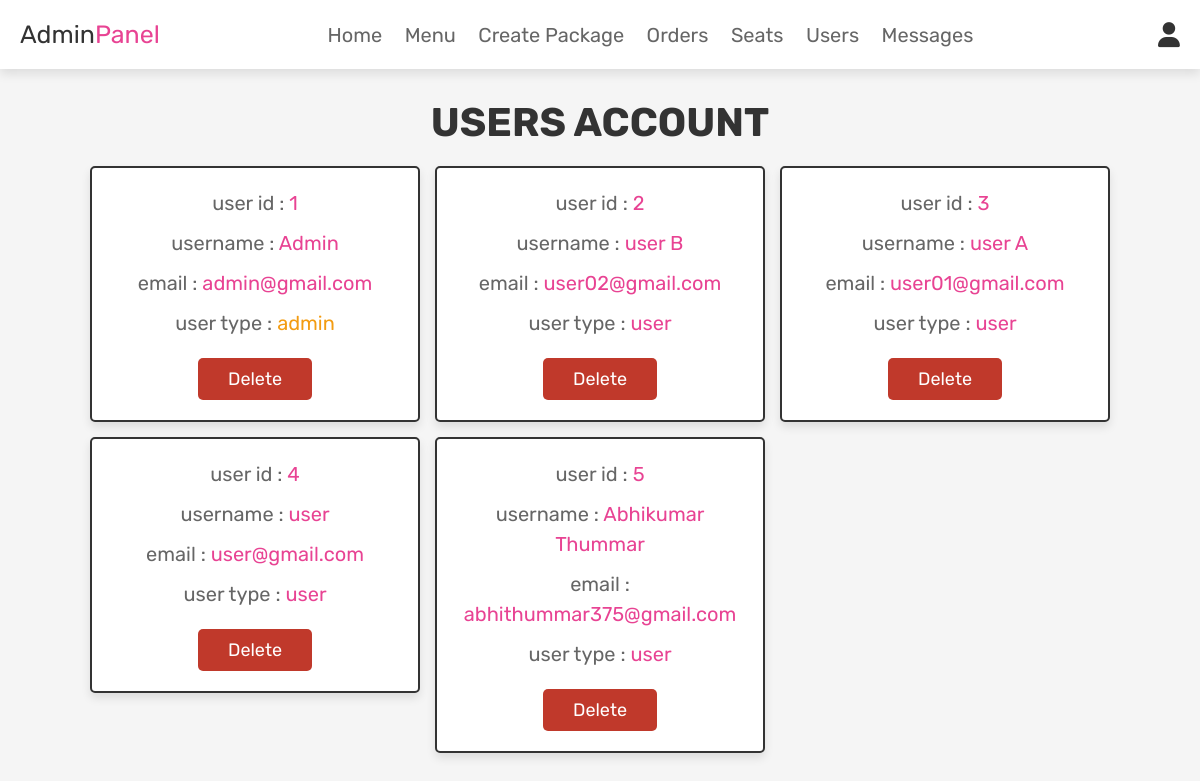
/admin_users.php (signed in), run on the app's committed database.
### tables this page shows
CREATE TABLE `users` (
  `id` int(100) NOT NULL,
  `name` varchar(100) NOT NULL,
  `email` varchar(100) NOT NULL,
  `password` varchar(100) NOT NULL,
  `user_type` varchar(20) NOT NULL DEFAULT 'user'
);

### admin_users.php (the view, shortened to what this page needs)
<?php
@include 'config.php';
?>
<!DOCTYPE html>
<html lang="en">
<head>
   <link rel="stylesheet" href="https://cdnjs.cloudflare.com/ajax/libs/font-awesome/6.0.0/css/all.min.css">
   <link rel="stylesheet" href="css/admin_style.css">
</head>
<body>
<?php @include 'admin_header.php'; ?>
<section class="users">
   <h1 class="title">users account</h1>
   <div class="box-container">
      <?php
         $select_users = mysqli_query($conn, "SELECT * FROM `users`") or die('query failed');
         if(mysqli_num_rows($select_users) > 0){
            while($fetch_users = mysqli_fetch_assoc($select_users)){
      ?>
      <div class="box">
         <p>user id : <span><?php echo $fetch_users['id']; ?></span></p>
         <p>username : <span><?php echo $fetch_users['name']; ?></span></p>
         <p>email : <span><?php echo $fetch_users['email']; ?></span></p>
         <p>user type : <span style="color:<?php if($fetch_users['user_type'] == 'admin'){ echo 'var(--orange)'; }; ?>"><?php echo $fetch_users['user_type']; ?></span></p>
         <a href="admin_users.php?delete=<?php echo $fetch_users['id']; ?>" onclick="return confirm('delete this user?');" class="delete-btn">delete</a>
      </div>
      <?php
         }
      }
      ?>
   </div>
</section>
</body>
</html>

### admin_style.css (style rules this page uses)
:root { --pink:#e84393; --red:#c0392b; --orange:#f39c12; --black:#333; --white:#fff; --light-color:#666; --light-white:#ccc; --light-bg:#f5f5f5; --border:.2rem solid var(--black); --box-shadow:0 .5rem 1rem rgba(0,0,0,.1); }
* { font-family: 'Rubik', sans-serif; margin:0; padding:0; box-sizing: border-box; outline: none; border:none; text-decoration: none; transition:all .2s linear; }
html { font-size: 62.5%; overflow-x: hidden; scroll-behavior: smooth; scroll-padding-top: 6.5rem; }
body { background: var(--light-bg); }
section { padding:3rem 2rem; }
.title { text-align: center; margin-bottom: 2rem; color:var(--black); text-transform: uppercase; font-size: 4rem; }
.btn, .delete-btn, .option-btn { display: inline-block; border-radius: .5rem; margin-top: 1rem; font-size: 1.8rem; color:var(--white); cursor: pointer; padding:1rem 3rem; text-transform: capitalize; }
.delete-btn { background-color: var(--red); }
.users .box-container { display: grid; grid-template-columns: repeat(auto-fit, 33rem); gap:1.5rem; align-items: flex-start; max-width: 1200px; margin: 0 auto; justify-content: center; }
.users .box-container .box { padding:2rem; border:var(--border); background-color: var(--white); box-shadow: var(--box-shadow); border-radius: .5rem; text-align: center; }
.users .box-container .box p { font-size: 2rem; color:var(--light-color); margin-bottom: 1rem; line-height: 1.5; }
.users .box-container .box p span { color:var(--pink); }
.users .box-container .box .delete-btn { margin-top: .5; }

### data on the page
users: id "1", name "Admin", email "admin@gmail.com", user_type "admin"
users: id "2", name "user B", email "user02@gmail.com", user_type "user"
users: id "3", name "user A", email "user01@gmail.com", user_type "user"
users: id "4", name "user", email "user@gmail.com", user_type "user"
users: id "5", name "Abhikumar Thummar", email "abhithummar375@gmail.com", user_type "user"
